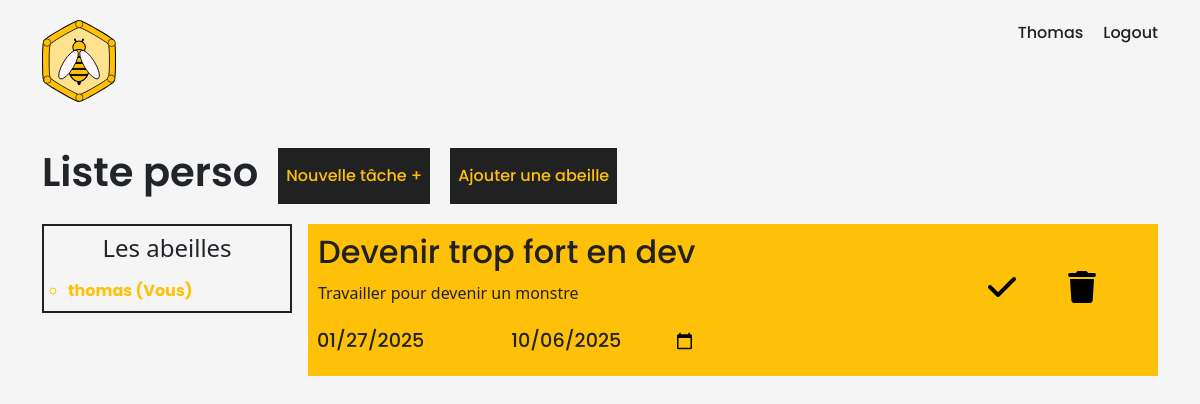
Page /task.php?id_list=46 (signed in) on the committed database.
### tables this page shows
CREATE TABLE IF NOT EXISTS `list` (
  `id_list` int NOT NULL AUTO_INCREMENT,
  `name` varchar(255) NOT NULL,
  `description` varchar(255) NOT NULL,
  `creation_date` date NOT NULL,
  `limit_date` date NOT NULL,
  `creator_id` int NOT NULL,
  `creator_name` varchar(255) NOT NULL,
  PRIMARY KEY (`id_list`)
);

CREATE TABLE IF NOT EXISTS `task` (
  `id_task` int NOT NULL AUTO_INCREMENT,
  `name` varchar(255) NOT NULL,
  `description` varchar(255) NOT NULL,
  `creation_date` date NOT NULL,
  `limit_date` date NOT NULL,
  `statut` tinyint(1) NOT NULL DEFAULT '0',
  `id_list` int NOT NULL,
  PRIMARY KEY (`id_task`),
  KEY `TASK_LIST` (`id_list`)
);

### task.php (the view, shortened to what this page needs)
<?php
include_once('connexion.php');
if(isset($_GET['id_list'])){
    $idList = $_GET['id_list'];
}
$reqListName = $bdd->prepare("SELECT `name` FROM `list` WHERE `id_list` = :id_list");
$reqListName->bindParam('id_list', $idList, PDO::PARAM_INT);
$reqListName->execute();
$listName = $reqListName->fetch(PDO::FETCH_ASSOC);
$reqTask = $bdd->prepare("SELECT DISTINCT `task`.`id_task`, `task`.`name`, `task`.`description` AS 'desc', `task`.`creation_date` AS 'crea_date', `task`.`limit_date` AS 'lim_date', `task`.`statut` AS 'statut', `task`.`id_list`  FROM `task` WHERE `id_list` = :id_list ORDER BY `statut` ASC, `limit_date` ASC");
$reqTask->bindParam('id_list', $idList, PDO::PARAM_INT);
$reqTask->execute();
$task = $reqTask->fetchAll(PDO::FETCH_ASSOC);
$reqUser = $bdd->prepare("SELECT `user`.`id_user`, `user`.`name` AS 'name', `list`.`creator_name`AS 'creator_name' FROM `user` INNER JOIN `user_list` ON `user`.`id_user` = `user_list`.`id_user` INNER JOIN `list` ON `user_list`.`id_list` = `list`.`id_list` WHERE `list`.`id_list` = :id_list");
$reqUser->bindParam('id_list', $idList, PDO::PARAM_INT);
$reqUser->execute();
$displayUser = $reqUser->fetchAll();
?>
<!DOCTYPE html>
<html lang="en">
<head>
    <link rel="stylesheet" href="https://cdnjs.cloudflare.com/ajax/libs/font-awesome/6.7.2/css/all.min.css" />
    <link href="https://cdn.jsdelivr.net/npm/bootstrap@5.3.3/dist/css/bootstrap.min.css" rel="stylesheet">
    <link rel="stylesheet" href="./assets/css/style.css">
</head>
<body class="grey">
    <header>
    <div id="navbar-container" class="container">
        <nav>
            <div id="navbar">
                <figure>
                    <a href="profil.php"><img src="./assets/img/TaskHive.svg" alt="logo TaskHive"></a>
                </figure>
                <div id="navbar-links">
                    <div><span class="black popp-medium"><?=ucfirst($_SESSION['username']) ?></span></div>
                    <div><a class="black popp-medium" href="log-out.php">Logout</a></div>
                </div>
            </div>
        </nav>
    </div>
    </header>
    <section class="container">
        <div class="profil-title">
            <h2 class="h1 popp-semiBold"><?= $listName['name'] ?></h2>
            <button id="new-task">Nouvelle tâche +</button>
            <button id="new-bee">Ajouter une abeille</button>
        </div>
        <div id="task-container">
            <div class="side-container">
                <span class="h4 popp-regular">Les abeilles</span>
                <ul>
                <?php
                foreach($displayUser as $user){
                 ?>
                    <li class="<?= $user['name'] === $user['creator_name'] ? 'yellow popp-bold' : 'black popp-regular' ?>"><?= $user['name'] = $user['name'] === $_SESSION['username'] ? $user['name'] . ' ' . '(Vous)' : $user['name']; ?></li>
                 <?php
                }
                ?>
                </ul>
            </div>
            <div class="list-container">
                <?php
                if(count($task) > 0){
                    foreach($task as $tasks){
                ?>
                <div class="<?= $tasks['statut'] == 0 ? 'display-task' : 'checked-task'?>">
                    <div class="list task">
                        <form method="POST" id="search-form">
                            <div>
                                <div class="modify-input">
                                    <input name="task-title" class="h2 black popp-medium " type="text" value="<?= $tasks['name'] ?>" >
                                </div>
                                <div class="modify-input desc-input">
                                    <input name="task-desc" class="black popp-regular" type="text" value="<?= $tasks['desc'] ?>" >
                                </div>
                            </div>
                            <div id="date">
                                <div>
                                    <input class="black popp-medium" type="date" value="<?= $tasks['crea_date'] ?>" disabled>
                                </div>
                                <div class="modify-input">
                                    <input name="task-lim-date" class="black popp-medium" type="date" value="<?= $tasks['lim_date'] ?>" >
                                </div>
                            </div>
                        </form>
                        <div id="list-icon">
                            <form action="task.php?id_list=<?= $idList ?>" method="POST">
                                <button class="no-bg-btn"><i class="fa-solid fa-check"></i></button>
                            </form>
                            <form action="task.php?id_list=<?= $idList ?>" method="POST">
                                <button class="no-bg-btn"><i class="fa-solid fa-trash"></i></button>
                            </form>
                        </div>
                    </div>
                </div>
                <?php
                    }
                } else {
                ?>
                    <div class="empty-container">
                        <span class="yellow popp-bold">Aucune tâche</span>
                    </div>
                <?php
                }
                ?>
            </div>
        </div>
    </section>
</body>
</html>

### assets/css/style.css (style rules this page uses)
html, body, div, span, applet, object, iframe, h1, h2, h3, h4, h5, h6, p, blockquote, pre, a, abbr, acronym, address, big, cite, code, del, dfn, em, img, ins, kbd, q, s, samp, small, strike, strong, sub, sup, tt, var, b, u, i, center, dl, dt, dd, ol, ul, li, fieldset, form, label, legend, table, caption, tbody, tfoot, thead, tr, th, td, article, aside, canvas, details, embed, figure, figcaption, footer, header, hgroup, menu, nav, output, ruby, section, summary, time, mark, audio, video { margin: 0; padding: 0; border: 0; vertical-align: baseline; list-style-type: none; text-decoration: none; box-sizing: border-box; }
.popp-medium { font-family: 'Poppins Medium'; }
.popp-semiBold { font-family: 'Poppins SemiBold'; }
.popp-bold { font-family: 'Poppins Bold'; }
.yellow { color: #ffc107; }
.black { color: #212121; }
.grey { background-color: #F5F5F5; }
.profil-title { display: flex; }
#navbar-container figure { display: flex; width: 100%; }
#navbar-container img { max-width: 20%; }
#navbar { display: flex; justify-content: space-around; padding-top: 20px; }
#navbar-links { display: flex; }
#navbar-links a { color: #212121; margin-left: 20px; }
#new-list, #new-task, #new-bee { border: 2px solid #212121; color: #FFC107; background-color: #212121; font-family: 'Poppins Medium'; margin-left: 20px; transition: all ease 0.25s; }
.profil-title { margin-top: 40px; }
.list { padding: 8px 0 0 8px; }
.display-task { margin-top: 20px; max-height: 100%; min-height: 140px; width: 100%; background-color: #FFC107; }
.task { display: flex; justify-content: space-between; flex-wrap: wrap; }
#list-icon { display: flex; bottom: 10px; right: 10px; font-size: 2rem; color: #212121; transition: all ease 0.25s; gap: 40px; margin-right: 16px; margin-top: 30px; }
#date { font-size: 1.2rem; display: flex; gap: 8px; margin: 20px 0; }
.no-bg-btn { background: none; border: none; }
.side-container { width: 100%; min-width: 250px; max-width: 250px; margin-top: 20px; border: solid 2px #212121; height: 100%; padding: 8px 0; }
.side-container li { list-style-type: circle; }
.side-container ul { padding: 8px 0 0 24px; }
.side-container span { display: block; text-align: center; }
@media (min-width: 990px) { #task-container { display: flex; gap: 16px; } }
@media (min-width: 990px) { .list-container { width: 100%; display: block; } }
.modify-input { display: inline-block; cursor: pointer; }
.modify-input input { pointer-events: none; background-color: transparent; border: none; }
.display-task input:disabled { border: none; background-color: transparent; color: #212121; }
.desc-input { display: block; }
.desc-input input { width: 100%; }

### rows in the picture
list: name "Liste perso", name "thomas (Vous)"
task: task-title "Devenir trop fort en dev", task-desc "Travailler pour devenir un monstre", creation_date "01/27/2025", task-lim-date "10/06/2025"

### other values in the picture
$_SESSION['username'] "Thomas"
